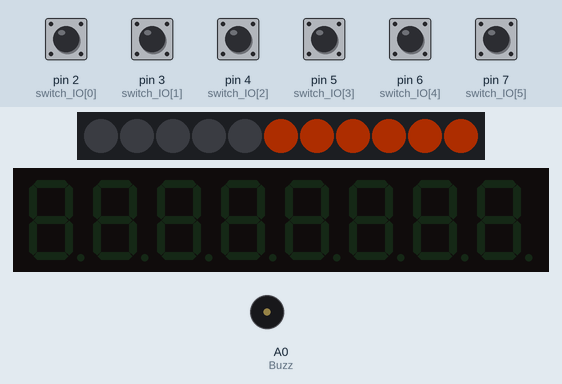
A sketch run on a simulated Arduino Uno, built with avr-gcc and run on an emulated ATmega328P. Parts: 11 RGB LEDs in strip order, left to right, 8-digit seven-segment display, buzzer (waves = sounding). The test bench sets the inputs (shaded band); at power-on: pin 2 (switch_IO[0]), pin 3 (switch_IO[1]), pin 4 (switch_IO[2]), pin 5 (switch_IO[3]), pin 6 (switch_IO[4]), pin 7 (switch_IO[5]) HIGH. Dim RGB values are drawn brighter than linear.

Above: at 3.8 s.
3.9 s: pin 2 (switch_IO[0]) pulled LOW for 0.15 s
At 4.4 s:
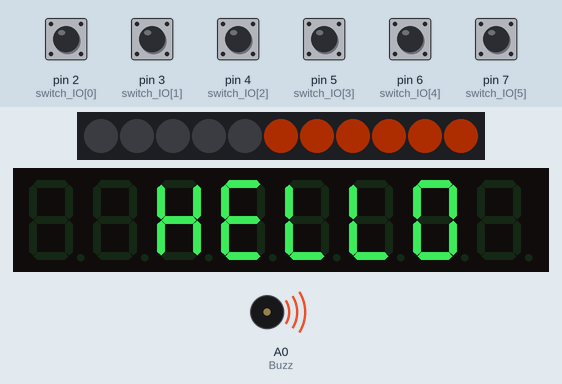
4.6 s: pin 3 (switch_IO[1]) pulled LOW for 1 s
At 7.2 s:
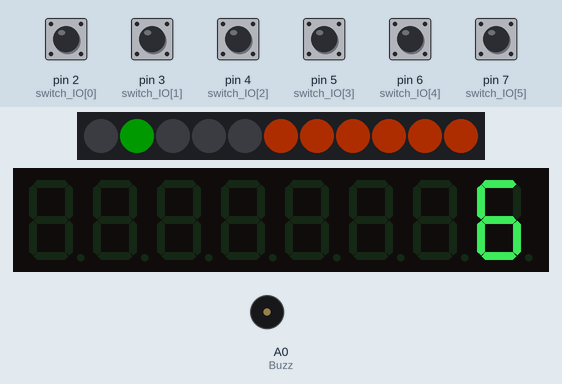
7.7 s: pin 4 (switch_IO[2]) pulled LOW for 0.15 s
At 8.2 s:
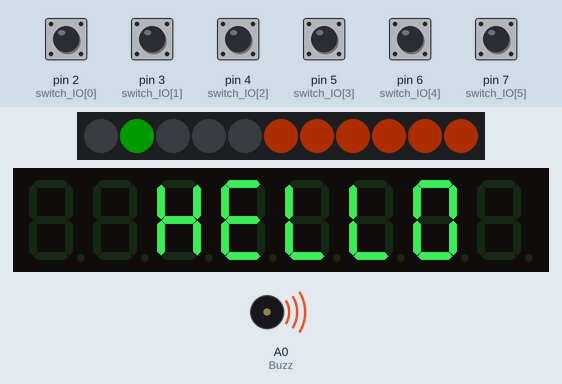
8.4 s: pin 5 (switch_IO[3]) pulled LOW for 1 s
At 9.9 s:
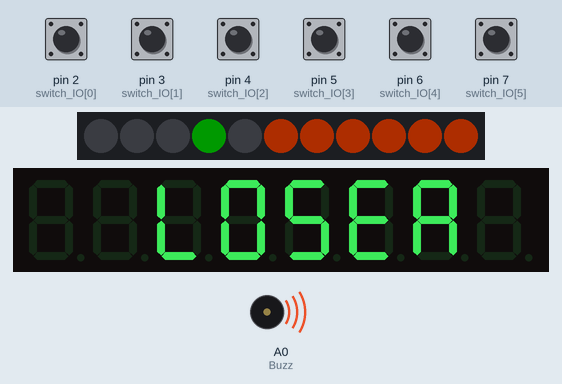
11.0 s: pin 6 (switch_IO[4]) pulled LOW for 1 s
At 14.83 s:
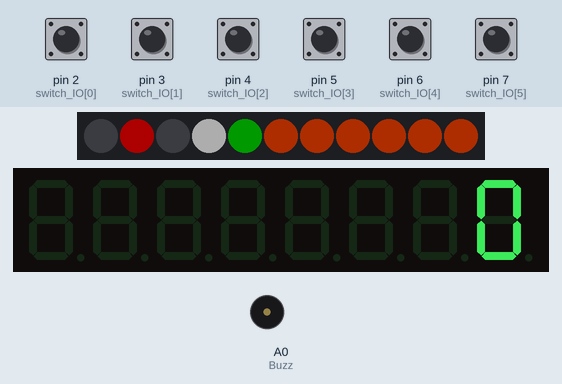
15.0 s: pin 7 (switch_IO[5]) pulled LOW for 0.15 s
At 15.5 s:
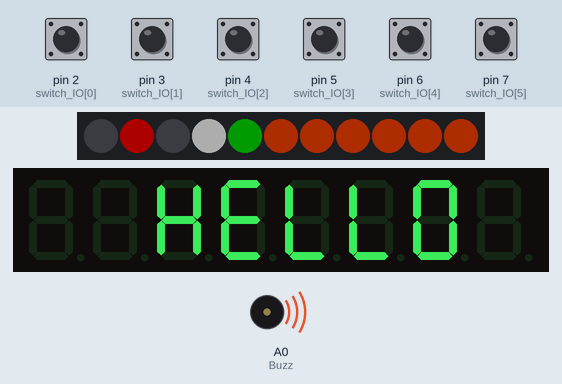
Timing chart, 0 to 18.0 s (numbered marks = the images above; inputs shaded):
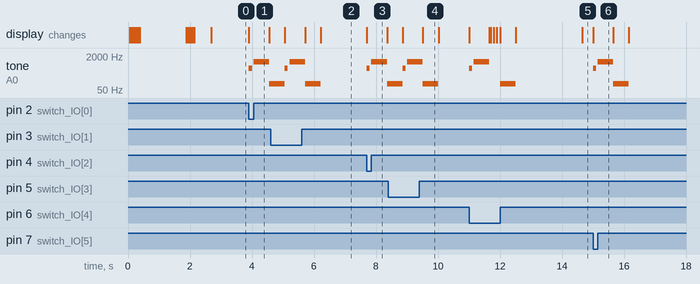

The sketch:

PhoneHotel_001.ino
```cpp
// Description:
//    Phone Hotel
//    Outputs: 7segment LED display
//    Inputs: Select switch + slot switches
//
// Usage:
//    Developed on Arduino Nano Every, but should be compatible with all "Arduino UNO" boards.
//    Supports up to 6 phone slots. HOTEL sign and upper window LED are optional.
//
// Author:
//    The Skjegg 28/10/2026
//
// Versions:
//    v001: First version

#include <LedControl.h>
#include <FastLED.h>

#define NUM_LEDS 11
CRGB leds[NUM_LEDS];
uint8_t brightness = 50;

// IO def
#define LED_PIN 9
#define sw_reset 8
#define Buzz A0

// Slot IO def
const uint8_t switch_IO[] = {2,3,4,5,6,7};


LedControl lc = LedControl(12, 10, 11, 1); // CLK=10, CS=11 and DIN=12

unsigned long lastMillis, currentMillis, sneakMillis;
unsigned long slotTime[] = {0,0,0,0,0,0};
int slotEmpty[] = {3,3,3,3,3,3};
volatile bool resetPressed = false;
bool sneakPeek = false;
int slotToDisplay = 0;
int sneakPeekSlot = 0;
int colorNo = 0;

CRGB color[] = {CRGB::White, CRGB::Red, CRGB::Lime, CRGB::Blue, CRGB::DodgerBlue, CRGB::Yellow, CRGB::Plum, CRGB::LightSalmon, CRGB::Fuchsia, CRGB::Gold, CRGB::Magenta, CRGB::Brown, CRGB::OrangeRed};

void setup() {

  Serial.begin(9600);

  FastLED.addLeds<WS2812B, LED_PIN, GRB>(leds, NUM_LEDS);
  FastLED.setBrightness(brightness);

    FastLED.clear(true);
        for (int i = 0; i < NUM_LEDS; i++)
        leds[i] = CRGB::OrangeRed;
      FastLED.show();
  FastLED.show();

  //IO
  for (int i=0; i<6; i++)
    pinMode(switch_IO[i], INPUT_PULLUP);

  pinMode(sw_reset, INPUT_PULLUP);
  attachInterrupt(digitalPinToInterrupt(sw_reset), handleResetInterrupt, FALLING);

  // 7segment
  lc.shutdown(0,false);
  lc.setIntensity(0,3);
  dispHello();
  lc.clearDisplay(0);
  delay(500);

} // Setup exit

void handleResetInterrupt(){
  resetPressed = true;
}


void dispHello(){
    for(signed int i=8;i>=-5;i--){ // Hello start message
    lc.clearDisplay(0);
    lc.setChar(0,i+4,'H',false);
    lc.setChar(0,i+3,'E',false);
    lc.setChar(0,i+2,'L',false);
    lc.setChar(0,i+1,'L',false);
    lc.setChar(0,i,'0',false);
    if(i==1){
      delay(1500);
    }
    else
      delay(50);
  }
  //successSound();
}

void dispHello2(){
    lc.clearDisplay(0);
    lc.setChar(0,5,'H',false);
    lc.setChar(0,4,'E',false);
    lc.setChar(0,3,'L',false);
    lc.setChar(0,2,'L',false);
    lc.setChar(0,1,'0',false);
    successSound();
    lc.clearDisplay(0);
}

void dispLoser(){
  lc.clearDisplay(0);
  lc.setChar(0,5,'L',false);
  lc.setChar(0,4,'0',false);
  lc.setChar(0,3,'5',false);
  lc.setChar(0,2,'E',false);
  lc.setChar(0,1,'A',false);
  failedSound();
  lc.clearDisplay(0);
  }

void successSound(){
    pinMode(Buzz, OUTPUT);
    tone(Buzz, 523);
    delay(100);
    noTone(Buzz);
    delay(50);
    tone(Buzz, 1047);
    delay(500);
    noTone(Buzz);
    pinMode(Buzz, INPUT);
}

void failedSound(){
    pinMode(Buzz, OUTPUT);
    tone(Buzz, 98); // Note G2
    delay(500);
    noTone(Buzz);
    pinMode(Buzz, INPUT);
}

void displayTime(unsigned long millisek){
  unsigned long over;
  int num;
  int numOfDigits = 0;

  if(millisek > 360000000)
    numOfDigits = 8;
  else if (millisek > 36000000)
    numOfDigits = 7;
  else if (millisek > 3600000)
    numOfDigits = 6;
  else if (millisek > 600000)
    numOfDigits = 5;
  else if (millisek > 60000)
    numOfDigits = 4;
  else if (millisek > 10000)
    numOfDigits = 3;
  else if (millisek > 1000)
    numOfDigits = 2;
  else if (millisek > 100)
    numOfDigits = 1;

  num=int(millisek/360000000);  // h_hundreds
  if(numOfDigits > 7)
    lc.setDigit(0,7,num,false);
  over=millisek%360000000;
  num=int(over/36000000);  // h_tens
  if(numOfDigits > 6)
    lc.setDigit(0,6,num,false);
  over=over%36000000;
  num=int(over/3600000);  // h_ones
    if(numOfDigits > 5)
  lc.setDigit(0,5,num,true);
  over=over%3600000;
  num=int(over/600000);  // m_tens
  if(numOfDigits > 4)
    lc.setDigit(0,4,num,false);
  over=over%600000;
  num=int(over/60000);   // m_ones
  if(numOfDigits > 3)
    lc.setDigit(0,3,num,true);
  over=over%60000;
  num=int(over/10000);   // s_tens
    if(numOfDigits > 2)
  lc.setDigit(0,2,num,false);
  over=over%10000;
  num=int(over/1000);    // s_ones
    if(numOfDigits > 1)
  lc.setDigit(0,1,num,true);
  over=over%1000;
  num=int(over/100);  // ms_hundreds
    if(numOfDigits > 0)
  lc.setDigit(0,0,num,false);
} // displayTime

void resetAll(){
  slotTime[0] = 0;
  slotTime[1] = 0;
  slotTime[2] = 0;
  slotTime[3] = 0;
  slotTime[4] = 0;
  slotTime[5] = 0;

  FastLED.clear(true);
  FastLED.show();

  dispHello();

  lastMillis = currentMillis = millis();

}

void loop() {

  currentMillis = millis();

  for(int i=0;i<6;i++){
    if(!digitalRead(switch_IO[i])){
      slotTime[i] = slotTime[i] + (currentMillis - lastMillis);
      if(slotEmpty[i] == 1){ // Slot empty on last read, say hello and display time
        dispHello2();
        slotEmpty[i] = 0;
        sneakPeek = true;
        sneakPeekSlot = i;
        sneakMillis = millis();
      }
      else
        slotEmpty[i] = 0; // Phone in slot
    }
    else{ // No phone in slot
      if(slotEmpty[i] == 0){ // Phone was removed since last read
        dispLoser();
      }
      slotEmpty[i] = 1;
    }
  }

  lastMillis = currentMillis;

  if(resetPressed){
    delay(200);

    if(!sneakPeek){
        sneakPeekSlot = slotToDisplay;
        sneakPeek = true;
      } // already pressed, show next

      sneakPeekSlot++;
      int k = 0;
      while(slotTime[sneakPeekSlot] < 99){ // Skip unused slots
        sneakPeekSlot++;
        if(sneakPeekSlot > 4)
          sneakPeekSlot = 0;
        k++;
        Serial.print("k: ");
        Serial.println(k);
        if(k > 4)
          break;
      }

    if(sneakPeekSlot > 4)
      sneakPeekSlot = 0;
    sneakMillis = millis();

    Serial.println(sneakPeekSlot);

    // Detect reset hold
    while(!digitalRead(sw_reset)){
      delay(200);
      if(millis() > (sneakMillis + 5000)){
        resetAll();
        sneakPeek = false;
        break;
      }
    }

    resetPressed = false;
    lc.clearDisplay(0);

    colorNo++;
    if(colorNo > 12)
      colorNo = 0;

    for (int i = 5; i < NUM_LEDS; i++)
      leds[i] = color[colorNo];

  }


  slotToDisplay = 0; // Display the greatest time

  for(int i=0;i<5;i++){
    if(slotTime[i] > slotTime[slotToDisplay])
      slotToDisplay = i;
  }

  for(int i=0;i<5;i++){ // Check for multiple with same time (reset with multiple phones inserted, make all green)
    if(slotTime[i] == slotTime[slotToDisplay])
      leds[i] = CRGB::Green;
  }

  for(int i=0;i<5;i++){
    if(slotTime[i] < slotTime[slotToDisplay])
      leds[i] = CRGB::White;
  }

  int looserSlot = slotToDisplay; // Start at greatest


  for(int i=0;i<5;i++){
    if(slotTime[i] < 99){
      leds[i] = CRGB::Black; // Turn off unused slots
    }
    else if(slotTime[i] < slotTime[looserSlot])
      looserSlot = i;
  }

  if(looserSlot != slotToDisplay) // more than one slot in use
    leds[looserSlot] = CRGB::Red;

  if(sneakPeek){ // SneakPeek activated, show only selected slot

    for(int i=0;i<5;i++){ // Turn off all other slots than the sneakPeek one
      if(i != sneakPeekSlot)
        leds[i] = CRGB::Black;
    }

    displayTime(slotTime[sneakPeekSlot]); // Display the sneakPeek slot time

    if(millis() > (sneakMillis + 3000)) // Turn off sneakPeek after 5sec
      sneakPeek = false;
  }
  else
    displayTime(slotTime[slotToDisplay]); // Display the best time

    FastLED.show(); // Update leds
}
```

Measured:
- after the input at 3.9 s, tone on A0 (Buzz): silent → 523 Hz at once, → silent 0.10 s later, → 1047 Hz 0.05 s later, → 98 Hz 0.50 s later; the display: changes at once (image 1)
- after the input at 4.6 s, the display: first changes after 0.46 s (image 2 shows a later state)
- after the input at 7.7 s, tone on A0 (Buzz): silent → 523 Hz at once, → silent 0.10 s later, → 1047 Hz 0.05 s later, → 98 Hz 0.50 s later; the display: changes at once (image 3)
- after the input at 8.4 s, the display: first changes after 0.46 s (image 4 shows a later state)
- after the input at 11.0 s, tone on A0 (Buzz): plays 523 Hz for 0.10 s, 1047 Hz for 0.50 s, 98 Hz for 0.50 s, starting at once; the display: first changes at once (image 5 shows a later state)
- after the input at 15.0 s, tone on A0 (Buzz): plays 523 Hz for 0.10 s, 1047 Hz for 0.50 s, 98 Hz for 0.50 s, starting at once; the display: changes at once (image 6)
- what the display in image 4 shows lasts 0.5 s, from 9.5 s to 10.0 s
